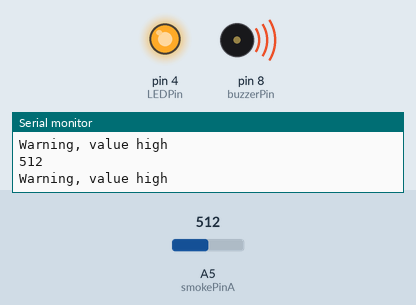
This sketch was run on a simulated Arduino Uno, built with avr-gcc and run on an emulated ATmega328P. Shown: output pins drawn as LEDs (lit = HIGH), buzzer (waves = sounding), the last lines printed to the serial monitor. The inputs (shaded band) are chosen by the test bench; at power-on: A5 (smokePinA) = 512.

Above: at 6.2 s.
6.3 s: A5 (smokePinA) set to 190
8.2 s: A5 (smokePinA) set to 167
At 9.4 s:
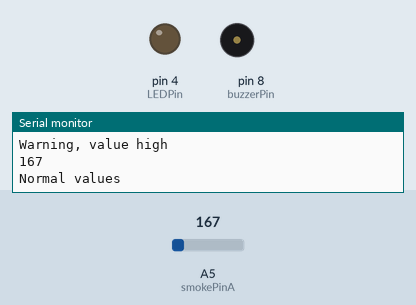
11.2 s: A5 (smokePinA) set to 185
At 13.0 s:
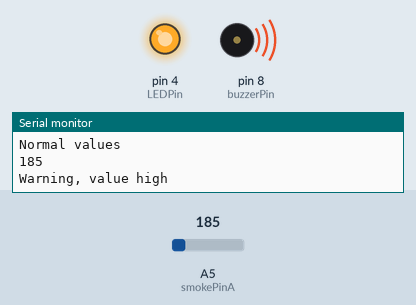
13.5 s: A5 (smokePinA) set to 165
At 14.5 s:
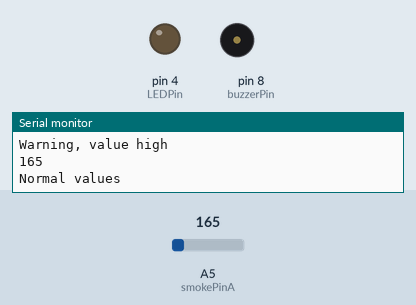
Timing chart, 0 to 16.5 s (numbered marks = the images above; inputs shaded):
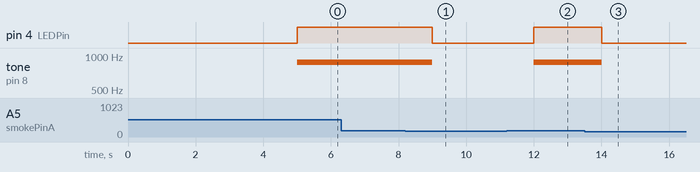

Measured:
- the behaviour switches between 176 and 175 on A5 (smokePinA) (found by bisection; images 0 and 1)
- after the input at 8.2 s, pin 4 (LEDPin): HIGH → LOW after 0.80 s; tone on pin 8 (buzzerPin): 880 Hz → silent after 0.80 s
- after the input at 11.2 s, pin 4 (LEDPin): LOW → HIGH after 0.80 s; tone on pin 8 (buzzerPin): silent → 880 Hz after 0.80 s
- after the input at 13.5 s, pin 4 (LEDPin): HIGH → LOW after 0.51 s; tone on pin 8 (buzzerPin): 880 Hz → silent after 0.51 s

The sketch:

use-mq2-gas-sensor-analog.ino
```cpp
// This code is designed for a system detection smoke through analog setup

// Define the pin numbers for the smoke sensor (analog), buzzer, and LED
int smokePinA = A5;
int buzzerPin = 8;
int LEDPin = 4;

void setup() {
  // Start serial communication at a baud rate of 19200
  Serial.begin(19200);
   // Set the pin modes for smokePinA, LEDPin, and buzzerPin
  pinMode(smokePinA, INPUT);
  pinMode(LEDPin, OUTPUT);
  pinMode(buzzerPin, OUTPUT);
  // Delay for 5 seconds to allow initialization
  delay(5000);
}

void loop() {
  // Read and print the analog value from the smoke sensor
  Serial.println(analogRead(smokePinA));
  // Check if the analog reading from the smoke sensor is greater than 175
  if (analogRead(smokePinA) > 175) {
    // If the smoke level is high (analog reading greater than 175):
    Serial.println("Warning, value high"); // Print a warning message
    digitalWrite(LEDPin, HIGH); // Turn on the LED
    tone(buzzerPin, 880); // Generate a tone on the buzzer
  } else {
    // If the smoke level is normal (analog reading less than or equal to 175):
    Serial.println("Normal values"); // Print a normal message
    digitalWrite(LEDPin, LOW); // Turn off the LED
    noTone(buzzerPin);  // Turn off the buzzer
  }
  // Delay for 1 second before checking the smoke sensor again
  delay(1000);
}
```
